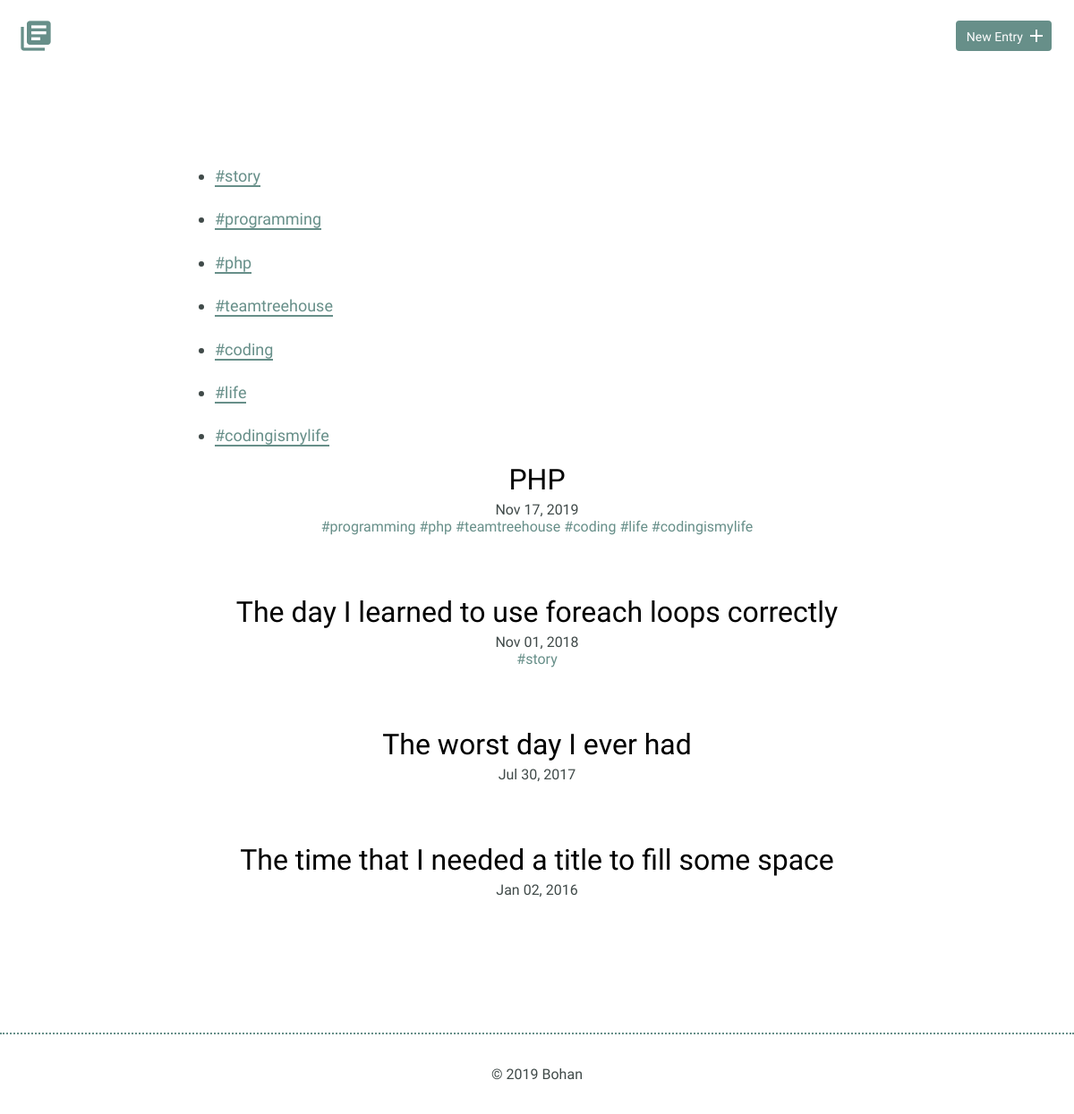
Before: / with the older database file.
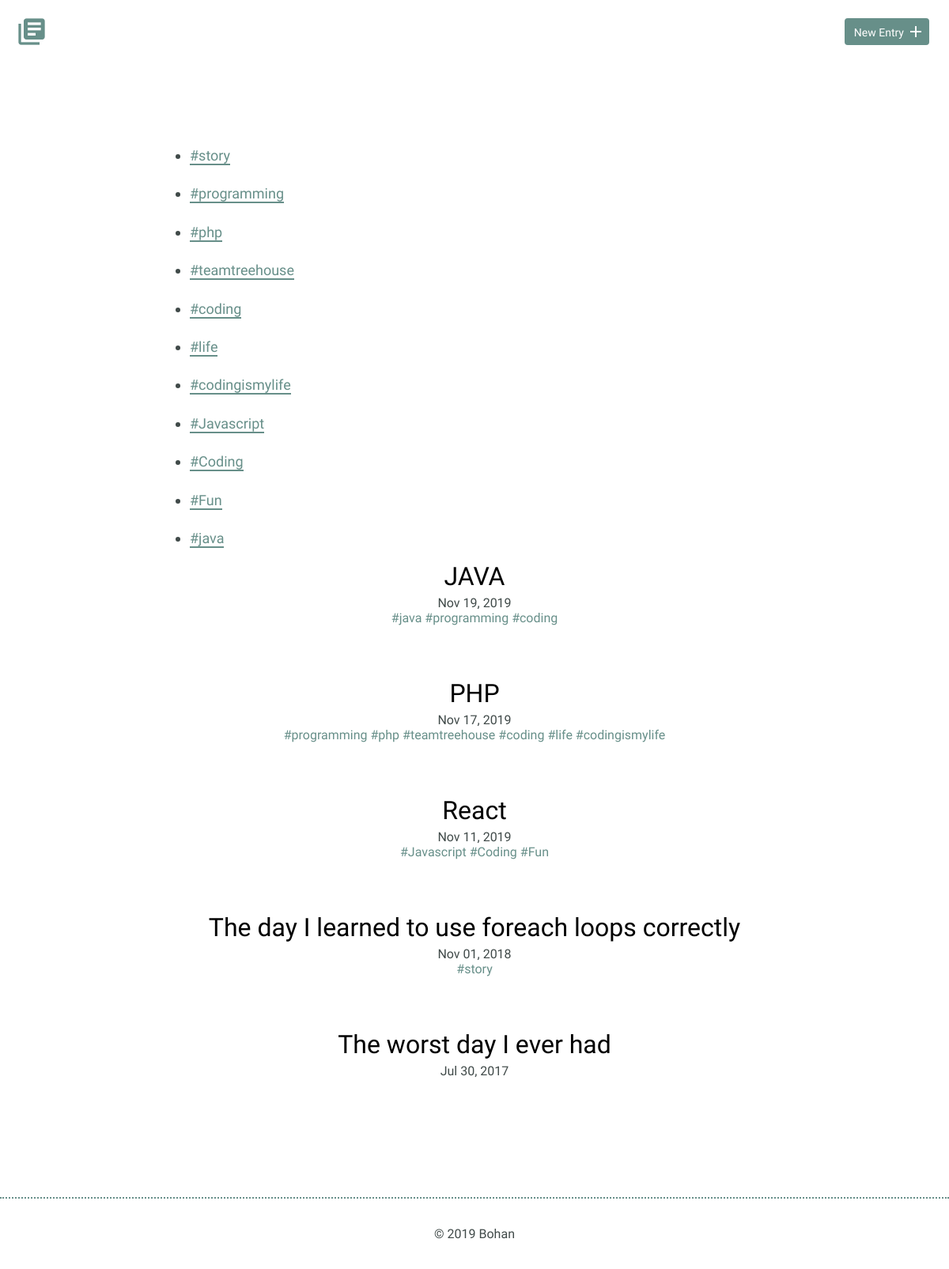
After: the same page with the newer database file.
### tables this page shows
CREATE TABLE "entries" (
	`id`	INTEGER,
	`title`	TEXT,
	`date`	TEXT,
	`time_spent`	INTEGER,
	`learned`	BLOB,
	`resources`	BLOB,
	PRIMARY KEY(`id`)
);

### inc/db_fetch.php (called while the page is built, shortened)
<?php
    function db_fetch(){
        try{
            include('db_connection.php');
            $sql = "
                SELECT id, title, date FROM entries
            ";
            $pdo = $db->prepare($sql);
            $pdo->execute();
            $results = $pdo->fetchAll(PDO::FETCH_ASSOC);
            return $results;
        }catch(Exception $e){
            echo $e->getMessage();
        }
    };
    function db_fetch_tags_under_same_entry($id){
        try{
            include('db_connection.php');
            $sql = "
                SELECT tags.tag_name FROM entries
                LEFT jOIN entries_tags ON entries.id = entry_id
                LEFT JOIN tags on tags.id = tag_id
                WHERE entry_id = ?;
            ";
            $pdo = $db->prepare($sql);
            $pdo->bindValue(1, $id, PDO::PARAM_INT);
            $pdo->execute();
            $results = $pdo->fetchAll(PDO::FETCH_ASSOC);
            return $results;
        }catch(Exception $e){
            echo $e->getMessage();
        }
    }
    function db_fetch_tags(){
        try{
            include('db_connection.php');
            $sql = "SELECT DISTINCT `tag_name` FROM `tags`";
            $pdo = $db->prepare($sql);
            $pdo->execute();
            $results = $pdo->fetchAll(PDO::FETCH_ASSOC);
            return $results;
        }catch(Exception $e){
            echo $e->getMessage();
        }
    }
?>

### index.php (the view, shortened to what this page needs)
<!DOCTYPE html>
<html>
    <head>
        <link rel="stylesheet" href="css/normalize.css">
        <link rel="stylesheet" href="css/site.css">
    </head>
    <body>
        <?php
            include("header.php");
        ?>
        <section>
            <div class="container">
                <div class="entry-list">
                    <?php
                        include('inc/db_fetch.php');
                        $result = db_fetch();
                        $tags = db_fetch_tags();
                        uasort($result, "date_sort");
                        foreach($tags as $tag){
                            if(!empty($tag['tag_name'])){
                                echo  "<ul>"
                                            ."<li><a href='filtered.php?filter=$tag[tag_name]'>#$tag[tag_name]</a></li>"
                                        ."</ul>";
                            }
                        }
                        foreach($result as $key => $result){
                            echo "<article>";
                            echo "<h2><a href='detail.php?id=$result[id]'>$result[title]</a></h2>";
                            echo "<time datetime=$result[date]>" . date_format(new DateTime($result['date']), 'M d, Y') . "</time><br>";
                            $entry_tags = db_fetch_tags_under_same_entry($result['id']);
                            foreach($entry_tags as $key_tag => $tag){
                                if(!empty($tag['tag_name'])){
                                    echo "
                                        <span><a style='text-decoration:none;color:#678f89;' href='filtered.php?filter=$tag[tag_name]'>#$tag[tag_name]</span>
                                    ";
                                }else{
                                    echo "";
                                }
                            }
                            echo "</article>";
                        }
                    ?>
                </div>
            </div>
        </section>
        <?php
            include("footer.php");
        ?>
    </body>
</html>

### header.php
<header>
    <div class="container">
        <div class="site-header">
            <a class="logo" href="index.php"><i class="material-icons">library_books</i></a>
            <a class="button icon-right" href="new.php"><span>New Entry</span> <i class="material-icons">add</i></a>
        </div>
    </div>
</header>

### footer.php
<footer>
    <div>
        <?php
            echo '&copy; ' . date('Y') . ' Bohan';
        ?>
    </div>
</footer>

### css/site.css (style rules this page uses)
body { font-size: 16px; color: #404a49; font-family: 'Cousine', serif; font-weight: 400; }
.container { margin: 0 auto; padding: 0 25px; }
header .site-header { margin: 0 auto; height: 95px; }
header .logo i { color: #678f89; margin: 20px 0 0 -5px; float: left; font-size: 40px; }
header .button { float: right; margin: 33px 0 0 0; }
footer { text-align: center; padding: 35px 0; border-top: 2px dotted #678f89; }
.button { padding: 8px 10px 6px 10px; background: #678f89; border: 2px solid #678f89; border-radius: 4px; text-decoration: none; color: #FFF; position: relative; text-align: center; font-size: 14px; }
.button.icon-right { padding-right: 30px; top: -10px; }
.button.icon-right i { position: absolute; top: 3px; right: 3px; }
h1, h2, h3 { margin: 0; font-weight: 400; line-height: 1em; color: #000; }
h2 { font-size: 32px; }
h2 a { text-decoration: none; color: #000; }
ul li { line-height: 1.8em; font-size: 18px; }
ul li a { border-bottom: 2px solid #678f89; line-height: 1.8em; color: #678f89; text-decoration: none; }
.entry-list, .edit-entry, .new-entry { max-width: 800px; margin: 0 auto; padding: 70px 0 150px 0; }
.entry-list article { margin-bottom: 70px; text-align: center; }
.entry-list article:last-child { margin-bottom: 0; }
.entry-list article h2 { margin-bottom: 8px; }

Changed rows visible on the page:
removed entries: title "The time that I needed a title to fill some space", date "Jan 02, 2016"
added entries: title "JAVA", date "Nov 19, 2019", tag "java", tag "programming", tag "coding"
added entries: title "React", date "Nov 11, 2019", tag "Javascript", tag "Coding", tag "Fun"
Other visible differences:
new list line: "# Javascript"
new list line: "# Coding"
new list line: "# Fun"
new list line: "# java"
